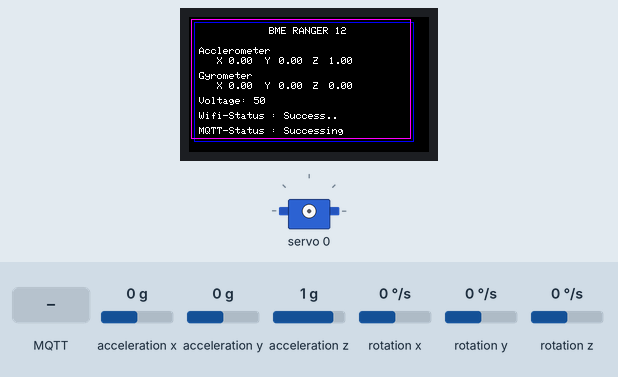
This program was run on a simulated ESP32. Parts: 240×135 colour display, servo. The test bench sets the inputs (shaded band); at power-on: acceleration x 0 g, acceleration y 0 g, acceleration z 1 g, rotation x 0 °/s, rotation y 0 °/s, rotation z 0 °/s. WiFi joins after 1.5 s; servers stay silent unless stated; random numbers use the default seed unless the program sets one; no MQTT or app messages arrive unless stated; what the program prints to the serial monitor is not drawn.

Above: at 2.9 s.
3.0 s: MQTT message "1" arrives on the first subscribed topic
6.2 s: acceleration x set to -1.4 g
At 7.7 s:
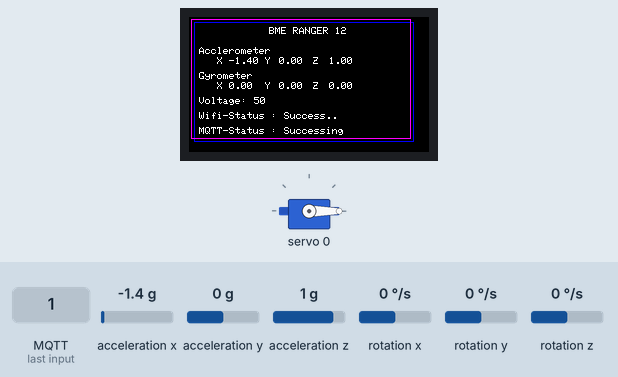
8.2 s: acceleration y set to -1.4 g
At 9.2 s:
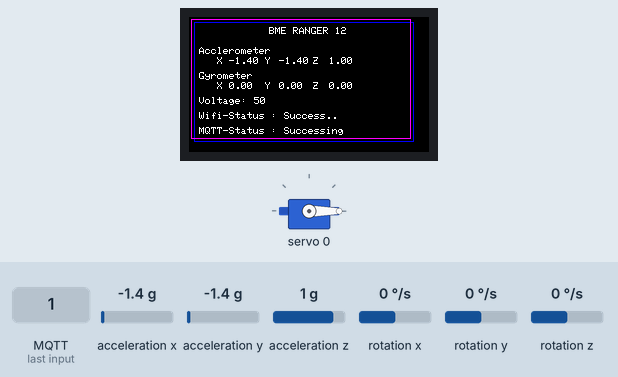
9.8 s: acceleration z set to -1.4 g
At 10.7 s:
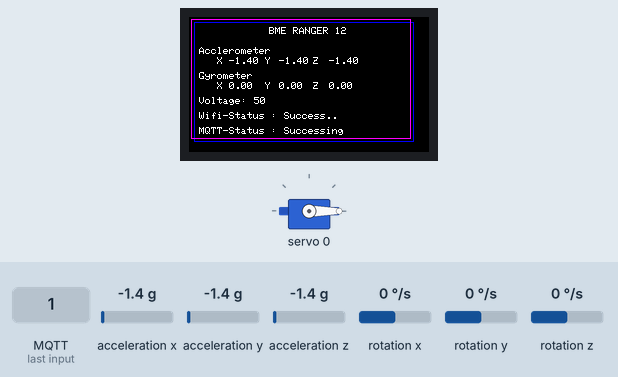
11.3 s: rotation x set to -192 °/s
At 12.2 s:
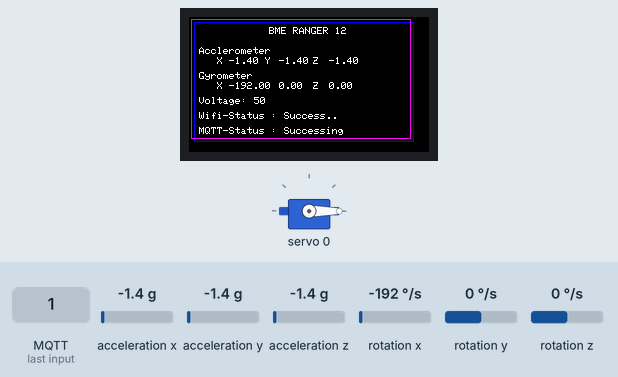
12.8 s: rotation y set to -192 °/s
At 13.7 s:
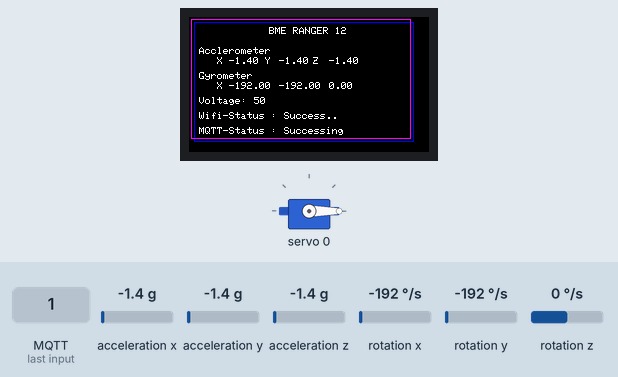
Timing chart, 0 to 15.3 s (numbered marks = the images above; inputs shaded):
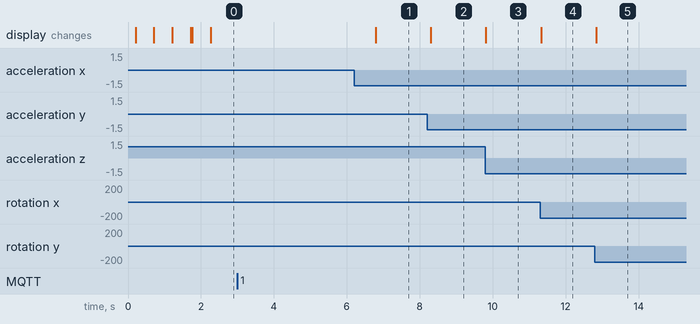

Measured:
- after the input at 6.2 s, the display: changes after 0.60 s (image 1)
- after the input at 8.2 s, the display: changes after 0.11 s (image 2)
- after the input at 9.8 s, the display: changes at once (image 3)
- after the input at 11.3 s, the display: changes at once (image 4)
- after the input at 12.8 s, the display: changes at once (image 5)

The program:

main.cpp
```cpp
#include <Arduino.h>
#include <M5StickCPlus.h>
#include <WiFi.h>
#include <PubSubClient.h>
#include <analogWrite.h>
#include <Adafruit_PWMServoDriver.h>

WiFiClient espClient;
PubSubClient client(espClient);

Adafruit_PWMServoDriver pwm = Adafruit_PWMServoDriver();


const char *outtopic_voltage = "Voltage";
const char *outtopic_accX = "acc/X";
const char *outtopic_accY = "acc/Y";
const char *outtopic_accZ = "acc/Z";
const char *outtopic_gyroX = "gyro/X";
const char *outtopic_gyroY = "gyro/Y";
const char *outtopic_gyroZ = "gyro/Z";
const char *intopic = "TEST/TESA";

#define MSG_BUFFER_SIZE (50)
char msg_voltage[MSG_BUFFER_SIZE];
char msg_accX[MSG_BUFFER_SIZE];
char msg_accY[MSG_BUFFER_SIZE];
char msg_accZ[MSG_BUFFER_SIZE];
char msg_gyroX[MSG_BUFFER_SIZE];
char msg_gyroY[MSG_BUFFER_SIZE];
char msg_gyroZ[MSG_BUFFER_SIZE];

float accX, accY, accZ;
float gyroX, gyroY, gyroZ;

int Voltage = 50;
int angle_servo_1, angle_servo_2;

bool wifi_status = false;
bool sub_status = false;

char array[50];

int servomin1, servomin2;
int servomax1, servomax2;

void setupWifi();
void callback(char *intopic, byte *payload, unsigned int length);
void reConnect();

void mqtt_wifi_init()
{
    const char *mqtt_server = "10.13.8.163";

    setupWifi();
    // const char *mqtt_server = "tcp://0.tcp.ap.ngrok.io:17656";
    client.setServer(mqtt_server, 1883);
    client.setCallback(callback);
}

void setupWifi()
{
    const char *ssid = "catsvn";
    // const char *ssid = "BCI LAB 2.4";
    // const char *password = "bcimemberonly";
    const char *password = "catsvn2000";

    delay(10);
    M5.Lcd.setCursor(95, 95);
    M5.Lcd.print(ssid);
    WiFi.mode(WIFI_STA); // Set the mode to WiFi station mode.

    WiFi.begin(ssid, password); // Start Wifi connection.

    while (WiFi.status() != WL_CONNECTED)
    {
        delay(500);
        M5.Lcd.print(".");
    }
    M5.Lcd.setCursor(95, 95);
    M5.Lcd.printf("Success");

    wifi_status = true;
}

void imu_init()
{
    M5.IMU.Init();
}

void imu_task()
{
    M5.IMU.getAccelData(&accX, &accY, &accZ);
    M5.IMU.getGyroData(&gyroX, &gyroY, &gyroZ);
}

void lcd_init()
{
    M5.begin();
    M5.lcd.fillScreen(BLACK);
    M5.Lcd.setRotation(3);
    M5.Lcd.setTextSize(1);

    M5.Lcd.drawRect(5, 5, 220, 120, BLUE);
    M5.Lcd.drawRect(2, 2, 220, 120, PINK);

    M5.Lcd.setCursor(80, 10);
    M5.Lcd.println("BME RANGER 12");

    M5.Lcd.setCursor(10, 30);
    M5.Lcd.println("Acclerometer");
    M5.Lcd.setCursor(10, 40);
    M5.Lcd.println("   X       Y       Z");

    M5.Lcd.setCursor(10, 55);
    M5.Lcd.println("Gyrometer");
    M5.Lcd.setCursor(10, 65);
    M5.Lcd.println("   X       Y       Z");

    M5.Lcd.setCursor(10, 80);
    M5.Lcd.print("Voltage:  ");

    M5.Lcd.setCursor(10, 95);
    M5.Lcd.print("Wifi-Status :  ");

    M5.Lcd.setCursor(10, 110);
    M5.Lcd.print("MQTT-Status :  ");
}

void lcd_task()
{

    // UI-voltage
    M5.Lcd.setCursor(65, 80);
    M5.Lcd.println(Voltage);

    // UI-acc
    M5.Lcd.setCursor(40, 40);
    M5.Lcd.print(accX);

    M5.Lcd.setCursor(90, 40);
    M5.Lcd.print(accY);

    M5.Lcd.setCursor(140, 40);
    M5.Lcd.print(accZ);

    // UI-gyro
    M5.Lcd.setCursor(40, 65);
    M5.Lcd.print(gyroX);

    M5.Lcd.setCursor(90, 65);
    M5.Lcd.print(gyroY);


    M5.Lcd.setCursor(140, 65);
    M5.Lcd.print(gyroZ);

    delay(1000);
}

void mqtt_reconnect()
{
    while (!client.connected())
    {
        M5.Lcd.setCursor(95, 110);
        M5.Lcd.println("Attempting");

        String clientId = "MM5St-";
        clientId += String(random(0xffff), HEX);

        if (client.connect(clientId.c_str()))
        {
            M5.Lcd.setCursor(95, 110);
            client.subscribe(intopic);
            M5.Lcd.printf("Success");

            if (String("TEST/TESA") == "esp32/output")
            {
                Serial.print("Changing output to ");
            }
        }
        else
        {
            M5.Lcd.setCursor(95, 110);
            M5.Lcd.print("Failed");

            delay(5000);
        }
    }
}

void mqtt_pub()
{
    static long now = millis();
    if (millis() - now >= 1000)
    {
        snprintf(msg_voltage, MSG_BUFFER_SIZE, " %d", Voltage);
        snprintf(msg_accX, MSG_BUFFER_SIZE, " %7.2f", accX);
        snprintf(msg_accY, MSG_BUFFER_SIZE, " %7.2f", accY);
        snprintf(msg_accZ, MSG_BUFFER_SIZE, " %7.2f", accZ);
        snprintf(msg_gyroX, MSG_BUFFER_SIZE, " %7.2f", gyroX);
        snprintf(msg_gyroY, MSG_BUFFER_SIZE, " %7.2f", gyroY);
        snprintf(msg_gyroZ, MSG_BUFFER_SIZE, " %7.2f", gyroZ);

        client.publish(outtopic_voltage, msg_voltage);
        client.publish(outtopic_accX, msg_accX);
        client.publish(outtopic_accY, msg_accY);
        client.publish(outtopic_accZ, msg_accZ);
        client.publish(outtopic_gyroX, msg_gyroX);
        client.publish(outtopic_gyroY, msg_gyroY);
        client.publish(outtopic_gyroZ, msg_gyroZ);

        client.loop();
        now = millis();
    }
}

void callback(char *intopic, byte *payload, unsigned int length)
{

    Serial.println("Callback");

    for (int i = 0; i < length; i++)
    {
        array[i] = ((char)payload[i]);
        //Serial.println((char)payload[i]);
        //Serial.println(array[i]);
    }
    sub_status = true;
}

void mqtt_sub()
{
    if (sub_status = true)
    {
    // Serial.println("MQTT_SUB");
    // Serial.println(array);
    sscanf(array, "%d%d", &angle_servo_1, &angle_servo_2);
    // Serial.print("Angle1: ");
    // Serial.println(angle_servo_1);
    // Serial.print("Angle2: ");
    // Serial.println(angle_servo_2);
    // do smth
    // decode
    sub_status = false;
    }
}

void servo_motor_init()
{
    Wire.begin(32,33);
    pwm.begin();
    pwm.setPWMFreq(60);

}

void servo_motor()
{
    servomin1 = 125;
    servomin2 = 0;
    servomax1 = angle_servo_1;
    Serial.print("servomax1: ");
    Serial.println(servomax1);
    servomax2 = angle_servo_2;
    Serial.print("servomax2: ");
    Serial.println(servomax2);
    // for (int pulselen = servomin1; pulselen <= servomax1; pulselen++) {
        // pwm.setPWM(0, 0, pulselen);
        pwm.setPWM(0, 0, servomax1);

    // }

    // for (int pulselen = servomin2; pulselen <= servomax2; pulselen++) {
        // pwm.setPWM(1, 0, pulselen);
    pwm.setPWM(1, 0, servomax2);
    // }

  delay(500);
}

void adc_read_task()
{
    static int pot_value = analogRead(36);
    long now;
    if (millis() - now >= 100)
    {
        // do something
        Serial.println("Now = ");
        now = millis();
    }
}

void setup()
{
    lcd_init();
    mqtt_wifi_init();
    imu_init();
    servo_motor_init();
    // client.setCallback(callback);
}

void loop()
{
    static int state = 0;

    switch (state)
    {
    case 0:
    {
        mqtt_reconnect();
        break;
    }
    case 1:
    {
        mqtt_sub();
        break;
    }
    case 2:
    {
        servo_motor();
        break;
    }
    case 3:
    {
        imu_task();
        break;
    }
    case 4:
    {
        lcd_task();
        break;
    }
    case 5:
    {
        mqtt_pub();
        break;
    }
    // case 6:
    // {
    // adc_read_task();
    // break;
    // }
    default:
    {
        state = 0;
        break;
    }
    }
    // }
    state++;
    // reset_button_task();
}
```
